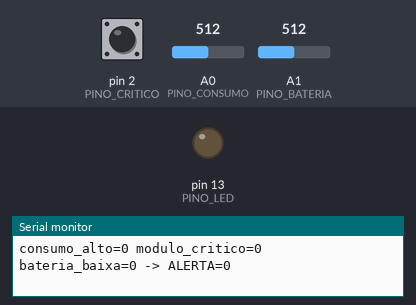
This sketch was run on a simulated Arduino Uno, built with avr-gcc and run on an emulated ATmega328P. On the bench: output pins drawn as LEDs (lit = HIGH), the last lines printed to the serial monitor. The test bench sets the inputs (shaded band); at power-on: A1 (PINO_BATERIA) = 512, pin 2 (PINO_CRITICO) HIGH, A0 (PINO_CONSUMO) = 512.

Above: at 1.2 s.
1.3 s: A1 (PINO_BATERIA) set to 211
2.8 s: A1 (PINO_BATERIA) set to 192
At 4.0 s:
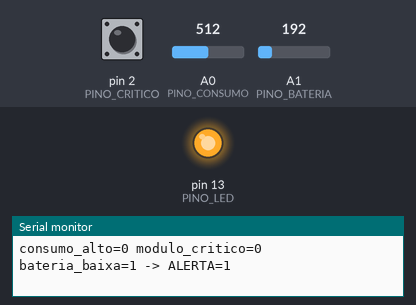
4.3 s: A1 (PINO_BATERIA) set to 215
At 5.6 s:
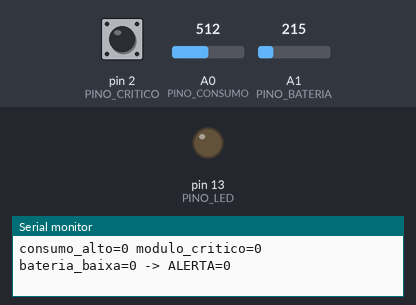
7.3 s: A1 (PINO_BATERIA) set to 195
At 8.4 s:
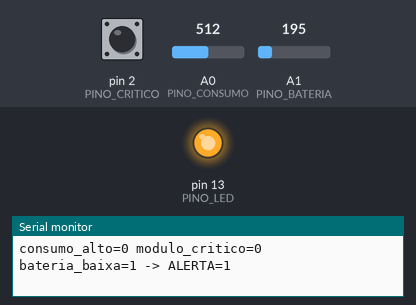
Timing chart, 0 to 10.3 s (numbered marks = the images above; inputs shaded):
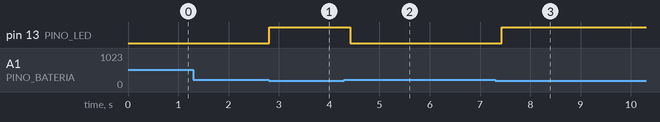

Measured:
- the behaviour switches between 205 and 204 on A1 (PINO_BATERIA) (found by bisection; images 0 and 1)
- after the input at 2.8 s, pin 13 (PINO_LED): LOW → HIGH at once
- after the input at 4.3 s, pin 13 (PINO_LED): HIGH → LOW after 0.12 s
- after the input at 7.3 s, pin 13 (PINO_LED): LOW → HIGH after 0.13 s

The sketch:

circuito_logico.ino
```cpp
// Circuito lógico da colônia Aurora Siger (SIFSM - Fase 7)
// ALERTA = (consumo_alto E modulo_critico) OU bateria_baixa
// Responsável: Victor

// ----- Pinos -----
const int PINO_CONSUMO = A0;   // potenciômetro = leitura de consumo
const int PINO_CRITICO = 2;    // botão = módulo crítico
const int PINO_BATERIA = A1;   // sensor de luminosidade = nível da bateria
const int PINO_LED = 13;       // LED = atuador de alerta

// ----- Limites (leitura analógica vai de 0 a 1023) -----
const int LIMITE_CONSUMO_ALTO = 700;   // acima disso, consumo alto (~70% do giro)
const int LIMITE_BATERIA_BAIXA = 205;  // abaixo disso, bateria baixa (~20% de 1023)

void setup() {
  pinMode(PINO_CRITICO, INPUT_PULLUP);  // botão ligado ao GND: apertado = LOW
  pinMode(PINO_LED, OUTPUT);
  Serial.begin(9600);
}

void loop() {
  // 1) Ler os três sensores e transformar em verdadeiro/falso
  bool consumoAlto = analogRead(PINO_CONSUMO) > LIMITE_CONSUMO_ALTO;
  bool moduloCritico = digitalRead(PINO_CRITICO) == LOW;
  bool bateriaBaixa = analogRead(PINO_BATERIA) < LIMITE_BATERIA_BAIXA;

  // 2) Aplicar a regra booleana
  bool alerta = (consumoAlto && moduloCritico) || bateriaBaixa;

  // 3) Acender ou apagar o LED
  digitalWrite(PINO_LED, alerta ? HIGH : LOW);

  // 4) Mostrar no monitor serial (para o print do relatório)
  Serial.print("consumo_alto=");
  Serial.print(consumoAlto);
  Serial.print(" modulo_critico=");
  Serial.print(moduloCritico);
  Serial.print(" bateria_baixa=");
  Serial.print(bateriaBaixa);
  Serial.print(" -> ALERTA=");
  Serial.println(alerta);

  delay(200);
}
```
